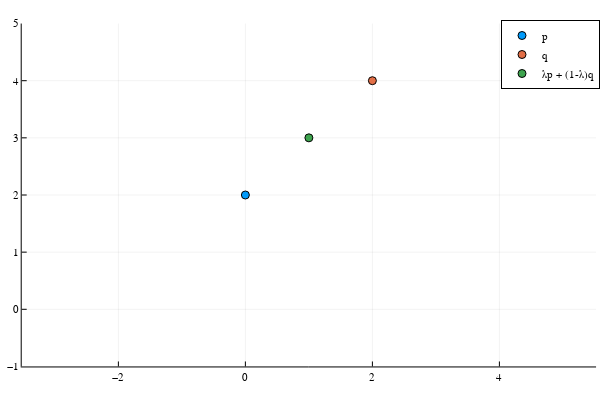

The cell this chart's notebook holds for it:
### Code cell
p = point(0,2,0)
q = point(2,4,1)
λ = 0.5
m = (λ*(p ∧ n∞) + (1-λ)*(q ∧ n∞))*no/2
# m = λ*[p.e1,p.e2] + (1-λ)*[q.e1,q.e2]

p1 = scatter([p.e1],[p.e2],label="p")
p1 = scatter!([q.e1],[q.e2],label="q", aspect_ratio=1,ylims=(-1,5))
p1 = scatter!([m.e1],[m.e2],legend=true,label="λp + (1-λ)q")
# p1 = scatter!([m[1]],[m[2]],legend=true,label="λp + (1-λ)q")

### Figure 1 — Plotly figure (JSON) as saved in the notebook; plotly's stock layout.template omitted (floating-point values rounded to 4 significant figures)
{"data": [{"colorbar": {"len": 0.9525, "title": {"text": ""}, "x": 0.9934, "y": 0.5139}, "legendgroup": "p", "marker": {"color": "rgba(0, 154, 250, 1.000)", "line": {"color": "rgba(0, 0, 0, 1)", "width": 1}, "size": 8, "symbol": "circle"}, "mode": "markers", "name": "p", "showlegend": true, "type": "scatter", "x": [0], "xaxis": "x", "y": [2], "yaxis": "y", "zmax": null, "zmin": null}, {"colorbar": {"len": 0.9525, "title": {"text": ""}, "x": 0.9934, "y": 0.5139}, "legendgroup": "q", "marker": {"color": "rgba(227, 111, 71, 1.000)", "line": {"color": "rgba(0, 0, 0, 1)", "width": 1}, "size": 8, "symbol": "circle"}, "mode": "markers", "name": "q", "showlegend": true, "type": "scatter", "x": [2], "xaxis": "x", "y": [4], "yaxis": "y", "zmax": null, "zmin": null}, {"colorbar": {"len": 0.9525, "title": {"text": ""}, "x": 0.9934, "y": 0.5139}, "legendgroup": "λp + (1-λ)q", "marker": {"color": "rgba(62, 164, 78, 1.000)", "line": {"color": "rgba(0, 0, 0, 1)", "width": 1}, "size": 8, "symbol": "circle"}, "mode": "markers", "name": "λp + (1-λ)q", "showlegend": true, "type": "scatter", "x": [1], "xaxis": "x", "y": [3], "yaxis": "y", "zmax": null, "zmin": null}], "layout": {"annotations": [], "height": 400, "legend": {"bgcolor": "rgba(255, 255, 255, 1.000)", "bordercolor": "rgba(0, 0, 0, 1)", "borderwidth": 1, "font": {"color": "rgba(0, 0, 0, 1)", "family": "sans-serif", "size": 11}, "title": {"font": {"color": "rgba(0, 0, 0, 1)", "family": "sans-serif", "size": 15}, "text": ""}, "tracegroupgap": 0, "traceorder": "normal", "x": 1, "xanchor": "auto", "y": 1, "yanchor": "auto"}, "margin": {"b": 20, "l": 0, "r": 0, "t": 20}, "paper_bgcolor": "rgba(255, 255, 255, 1.000)", "plot_bgcolor": "rgba(255, 255, 255, 1.000)", "showlegend": true, "width": 600, "xaxis": {"anchor": "y", "domain": [0.03619, 0.9934], "gridcolor": "rgba(0, 0, 0, 0.1)", "gridwidth": 0.5, "linecolor": "rgba(0, 0, 0, 1)", "mirror": false, "range": [-3.522, 5.522], "showgrid": true, "showline": true, "showticklabels": true, "tickangle": 0, "tickcolor": "rgb(0, 0, 0)", "tickfont": {"color": "rgba(0, 0, 0, 1)", "family": "sans-serif", "size": 11}, "tickmode": "array", "ticks": "inside", "ticktext": ["−2", "0", "2", "4"], "tickvals": [-2, 0, 2, 4], "title": {"font": {"color": "rgba(0, 0, 0, 1)", "family": "sans-serif", "size": 15}, "text": ""}, "type": "linear", "visible": true, "zeroline": false, "zerolinecolor": "rgba(0, 0, 0, 1)"}, "yaxis": {"anchor": "x", "domain": [0.03762, 0.9902], "gridcolor": "rgba(0, 0, 0, 0.1)", "gridwidth": 0.5, "linecolor": "rgba(0, 0, 0, 1)", "mirror": false, "range": [-1, 5], "showgrid": true, "showline": true, "showticklabels": true, "tickangle": 0, "tickcolor": "rgb(0, 0, 0)", "tickfont": {"color": "rgba(0, 0, 0, 1)", "family": "sans-serif", "size": 11}, "tickmode": "array", "ticks": "inside", "ticktext": ["−1", "0", "1", "2", "3", "4", "5"], "tickvals": [-1, 0, 1, 2, 3, 4, 5], "title": {"font": {"color": "rgba(0, 0, 0, 1)", "family": "sans-serif", "size": 15}, "text": ""}, "type": "linear", "visible": true, "zeroline": false, "zerolinecolor": "rgba(0, 0, 0, 1)"}}}
